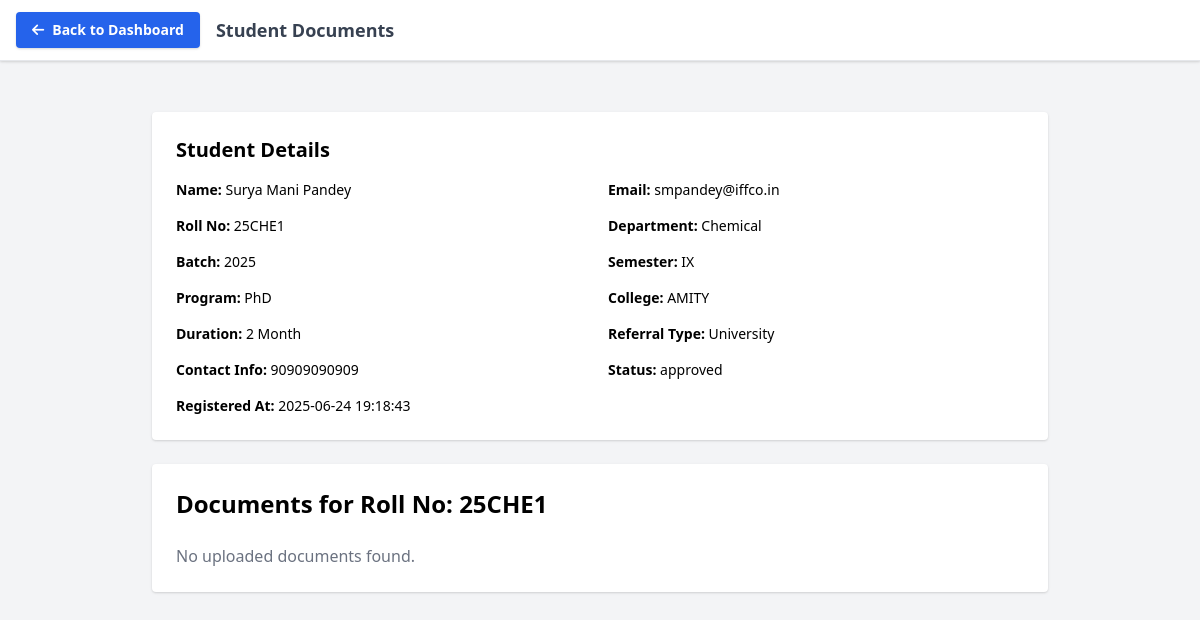
The app's page /admin/view_docs.php?roll=25CHE1 (signed in), older data.
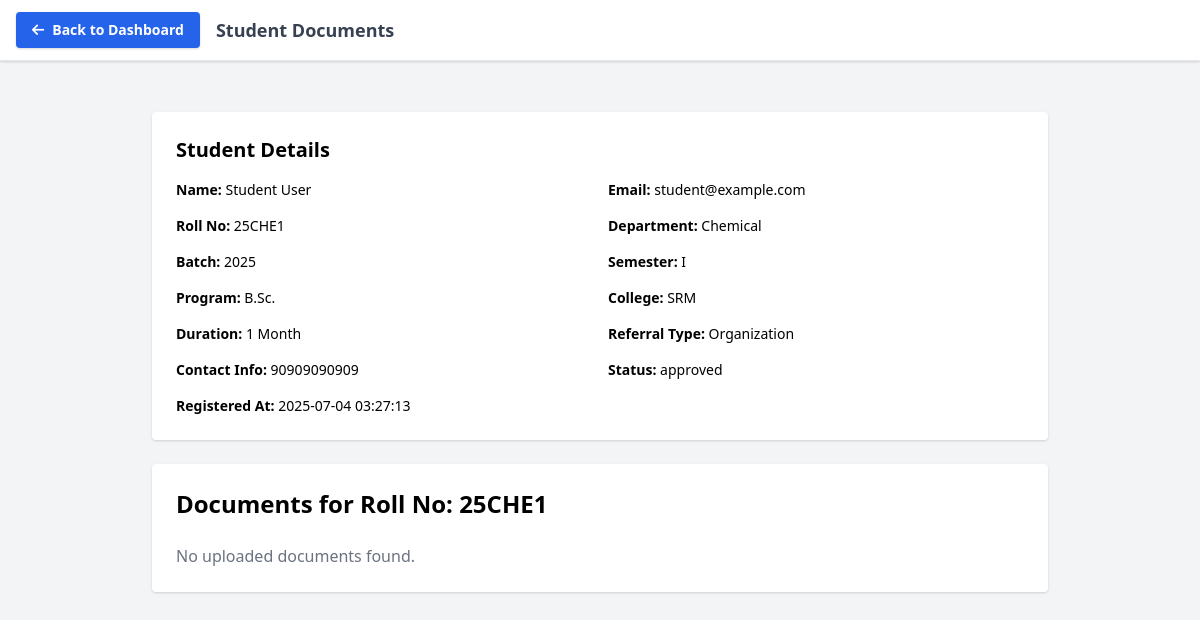
The same page, newer data.
### tables this page shows
CREATE TABLE `users` (
  `id` int(11) NOT NULL,
  `name` varchar(100) NOT NULL,
  `email` varchar(100) NOT NULL,
  `password` varchar(255) NOT NULL,
  `roll_no` varchar(50) DEFAULT NULL,
  `department` enum('Chemical','Mechanical','Electrical','Instrumentation','CS','IT','Civil','Finance','MBA','HR','Other') DEFAULT NULL,
  `batch` varchar(50) DEFAULT NULL,
  `contact_info` varchar(255) DEFAULT NULL,
  `role` enum('user','admin') NOT NULL DEFAULT 'user',
  `status` enum('pending','approved','rejected') NOT NULL DEFAULT 'pending',
  `created_at` timestamp NOT NULL DEFAULT current_timestamp(),
  `college` varchar(255) DEFAULT NULL,
  `program` varchar(50) DEFAULT NULL,
  `semester` varchar(10) DEFAULT NULL,
  `duration` varchar(20) DEFAULT NULL,
  `noc_path` varchar(255) DEFAULT NULL,
  `referral_type` varchar(50) DEFAULT NULL,
  `referral_path` varchar(255) DEFAULT NULL,
  `toggle_status` enum('ON','OFF') NOT NULL DEFAULT 'OFF'
);

### admin/view_docs.php (the view, shortened to what this page needs)
<?php
require_once '../db_connect.php';
$roll_no = isset($_GET['roll']) ? basename($_GET['roll']) : '';
$student = null;
if ($roll_no) {
    $stmt = $conn->prepare("SELECT * FROM users WHERE roll_no = ? AND role = 'user'");
    $stmt->bind_param("s", $roll_no);
    $stmt->execute();
    $result = $stmt->get_result();
    $student = $result->fetch_assoc();
}
$files = [];
?>
<!DOCTYPE html>
<html>
<head>
  <link href="https://unpkg.com/tailwindcss@2.2.19/dist/tailwind.min.css" rel="stylesheet">
    <link rel="stylesheet" href="https://cdnjs.cloudflare.com/ajax/libs/font-awesome/6.0.0/css/all.min.css">
</head>
<body class="bg-gray-100 p-8">
    <div class="fixed top-0 left-0 w-full bg-white shadow z-50 flex items-center px-4 py-3 border-b">
        <a href="students.php" class="inline-flex items-center px-4 py-2 bg-blue-600 text-white rounded hover:bg-blue-700 transition-colors text-sm font-semibold shadow">
            <i class="fas fa-arrow-left mr-2"></i> Back to Dashboard
        </a>
        <span class="ml-4 text-lg font-semibold text-gray-700">Student Documents</span>
    </div>
    <div class="max-w-4xl mx-auto space-y-6 pt-20">
        <?php if ($student): ?>
        <div class="bg-white p-6 rounded shadow">
            <h2 class="text-xl font-bold mb-4">Student Details</h2>
            <div class="grid grid-cols-1 md:grid-cols-2 gap-4 text-sm">
                <div><strong>Name:</strong> <?php echo htmlspecialchars($student['name']); ?></div>
                <div><strong>Email:</strong> <?php echo htmlspecialchars($student['email']); ?></div>
                <div><strong>Roll No:</strong> <?php echo htmlspecialchars($student['roll_no']); ?></div>
                <div><strong>Department:</strong> <?php echo htmlspecialchars($student['department']); ?></div>
                <div><strong>Batch:</strong> <?php echo htmlspecialchars($student['batch']); ?></div>
                <div><strong>Semester:</strong> <?php echo htmlspecialchars($student['semester']); ?></div>
                <div><strong>Program:</strong> <?php echo htmlspecialchars($student['program']); ?></div>
                <div><strong>College:</strong> <?php echo htmlspecialchars($student['college']); ?></div>
                <div><strong>Duration:</strong> <?php echo htmlspecialchars($student['duration']); ?></div>
                <div><strong>Referral Type:</strong> <?php echo htmlspecialchars($student['referral_type']); ?></div>
                <div><strong>Contact Info:</strong> <?php echo htmlspecialchars($student['contact_info']); ?></div>
                <div><strong>Status:</strong> <?php echo htmlspecialchars($student['status']); ?></div>
                <div><strong>Registered At:</strong> <?php echo htmlspecialchars($student['created_at']); ?></div>
            </div>
        </div>
        <?php endif; ?>
        <div class="bg-white p-6 rounded shadow">
            <h2 class="text-2xl font-bold mb-6">Documents for Roll No: <?php echo htmlspecialchars($roll_no); ?></h2>
            <?php if (empty($files)): ?>
                <p class="text-gray-500">No uploaded documents found.</p>
            <?php endif; ?>
        </div>
    </div>
</body>
</html>

Row changes from the older to the newer data that the page shows:
removed users: name "Surya Mani Pandey", email "smpandey@iffco.in", roll_no "25CHE1", department "Chemical", batch "2025", semester "IX", program "PhD", college "AMITY", duration "2 Month", referral_type "University", contact_info "90909090909", status "approved", created_at "2025-06-24 19:18:43"
added users: name "Student User", email "student@example.com", roll_no "25CHE1", department "Chemical", batch "2025", semester "I", program "B.Sc.", college "SRM", duration "1 Month", referral_type "Organization", contact_info "90909090909", status "approved", created_at "2025-07-04 03:27:13"
